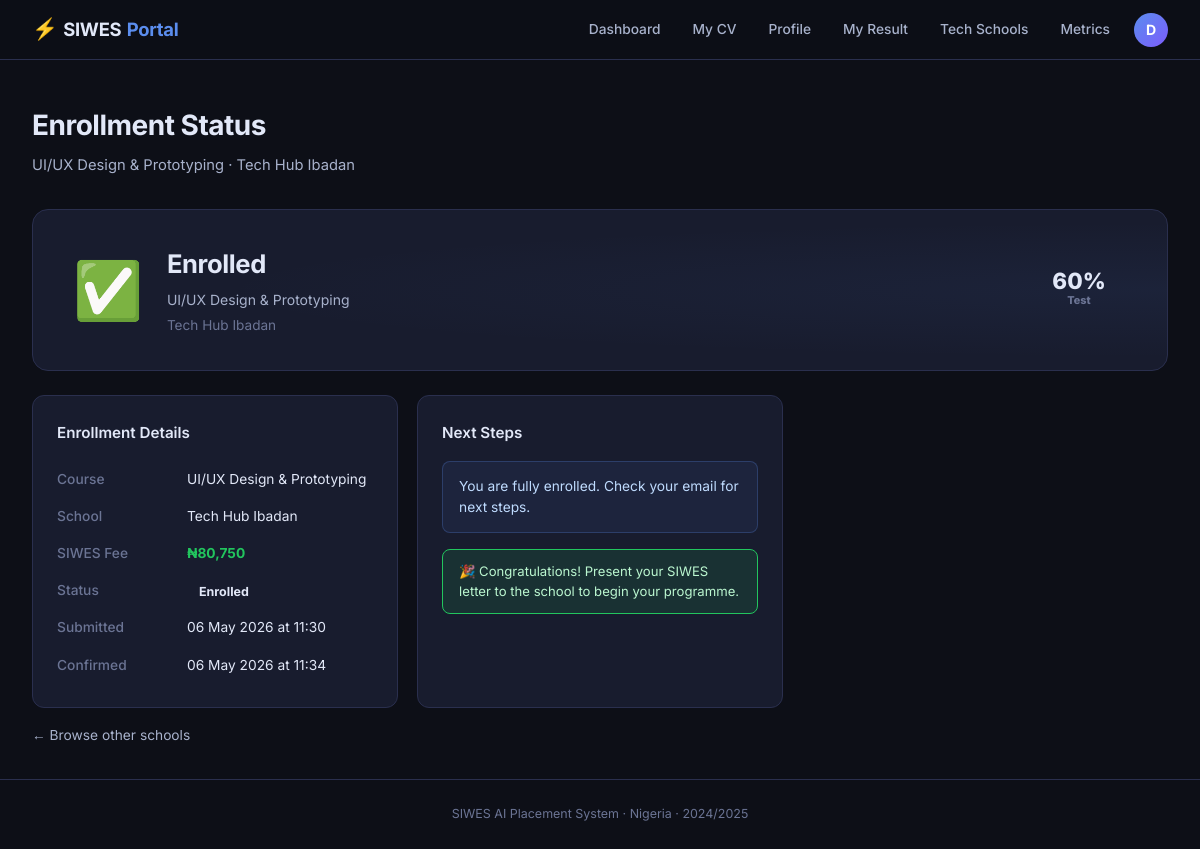
/schools/enrollment/2 (signed in), run on the app's committed database.
### models.py (models this page shows, shortened)
class User(UserMixin, Base):
    __tablename__ = "users"
    id            = Column(Integer, primary_key=True)
    email         = Column(String(120), unique=True, nullable=False)
    password_hash = Column(String(256), nullable=False)
    role          = Column(String(20), nullable=False)
    is_active     = Column(Boolean, default=True)
    created_at    = Column(DateTime, default=datetime.utcnow)
    student = relationship("Student", back_populates="user", uselist=False)
    company = relationship("Company",  back_populates="user",  uselist=False)
    school  = relationship("TechSchool", back_populates="user", uselist=False)

class SchoolCourse(Base):
    __tablename__ = "school_courses"
    id              = Column(Integer, primary_key=True)
    school_id       = Column(Integer, ForeignKey("tech_schools.id"), nullable=False)
    name            = Column(String(150), nullable=False)
    duration_months = Column(Integer, nullable=False)
    price_ngn       = Column(Integer, nullable=False)
    siwes_price_ngn = Column(Integer)
    skills          = Column(Text)
    description     = Column(Text)
    created_at      = Column(DateTime, default=datetime.utcnow)
    school    = relationship("TechSchool", back_populates="courses")
    questions = relationship("PreliminaryQuestion", back_populates="course", cascade="all, delete-orphan")
    attempts  = relationship("TestAttempt", back_populates="course")
    enrollments = relationship("SchoolEnrollment", back_populates="course")

class TechSchool(Base):
    __tablename__ = "tech_schools"
    id                  = Column(Integer, primary_key=True)
    user_id             = Column(Integer, ForeignKey("users.id"), unique=True, nullable=True)
    name                = Column(String(150), unique=True, nullable=False)
    state               = Column(String(50), nullable=False)
    location            = Column(String(150), nullable=False)
    website             = Column(String(200))
    description         = Column(Text)
    siwes_discount_pct  = Column(Integer, default=0)
    siwes_discount_note = Column(Text)
    contact_email       = Column(String(120))
    created_at          = Column(DateTime, default=datetime.utcnow)
    user    = relationship("User", back_populates="school")
    courses = relationship("SchoolCourse", back_populates="school", cascade="all, delete-orphan")
    enrollments = relationship("SchoolEnrollment", back_populates="school")

class SchoolEnrollment(Base):
    __tablename__ = "school_enrollments"
    id           = Column(Integer, primary_key=True)
    student_id   = Column(Integer, ForeignKey("students.id"), nullable=False)
    school_id    = Column(Integer, ForeignKey("tech_schools.id"), nullable=False)
    course_id    = Column(Integer, ForeignKey("school_courses.id"), nullable=False)
    attempt_id   = Column(Integer, ForeignKey("test_attempts.id"), nullable=False)
    test_score   = Column(Float)
    amount_ngn   = Column(Integer)
    status       = Column(String(20), default="pending_payment")
    enrolled_at  = Column(DateTime, default=datetime.utcnow)
    confirmed_at = Column(DateTime)
    student = relationship("Student", back_populates="school_enrollments")
    school  = relationship("TechSchool", back_populates="enrollments")
    course  = relationship("SchoolCourse", back_populates="enrollments")
    test_attempt = relationship("TestAttempt", back_populates="enrollments")

### blueprints/schools.py (the view)
@schools_bp.route("/enrollment/<int:enrollment_id>")
@login_required
def enrollment_status(enrollment_id):
    db = SessionLocal()
    try:
        enrollment = db.query(SchoolEnrollment).filter_by(id=enrollment_id).first()
        if not enrollment:
            flash("Enrollment not found.", "danger")
            return redirect(url_for("schools.listing"))
        if current_user.role == "student":
            student = _get_student(db)
            if not student or enrollment.student_id != student.id:
                abort(403)
        return render_template("schools/enrollment_status.html", enrollment=enrollment)
    finally:
        db.close()

### blueprints/schools.py (called while the page is built)
def _get_student(db):
    return db.query(Student).filter_by(user_id=current_user.id).first()

### templates/schools/enrollment_status.html (shortened to what this page needs)
{% extends "base.html" %}
{% block content %}
<div class="page-header">
  <h1>Enrollment Status</h1>
  <p>{{ enrollment.course.name }} · {{ enrollment.school.name }}</p>
</div>
{% set status_map = {
  "pending_payment": ("⏳", "Pending Payment",  "amber", "Your enrollment has been submitted. Await payment confirmation from the school."),
  "paid":            ("💳", "Payment Received", "accent","Payment confirmed. Your enrollment is being processed."),
  "enrolled":        ("✅", "Enrolled",         "green", "You are fully enrolled. Check your email for next steps."),
  "rejected":        ("❌", "Not Accepted",     "red",   "Your enrollment was not accepted. Please contact the school for details."),
} %}
{% set icon, label, col, note = status_map.get(enrollment.status, ("❓","Unknown","muted","")) %}
<div class="result-hero">
  <div class="result-company">
    <span class="result-icon">{{ icon }}</span>
    <div>
      <h2>{{ label }}</h2>
      <p>{{ enrollment.course.name }}</p>
      <p class="muted" style="font-size:.85rem">{{ enrollment.school.name }}</p>
    </div>
  </div>
  <div class="score-circle {{ col }}">
    <span>{{ enrollment.test_score|int }}%</span>
    <small>Test</small>
  </div>
</div>
<div class="dash-grid">
  <div class="card">
    <h3>Enrollment Details</h3>
    <table class="info-table">
      <tr><td>Course</td><td>{{ enrollment.course.name }}</td></tr>
      <tr><td>School</td><td>{{ enrollment.school.name }}</td></tr>
      <tr><td>SIWES Fee</td>
          <td style="color:var(--green);font-weight:700">₦{{ "{:,}".format(enrollment.amount_ngn or 0) }}</td></tr>
      <tr><td>Status</td>
          <td><span class="score-pill {{ col }}">{{ label }}</span></td></tr>
      <tr><td>Submitted</td>
          <td>{{ enrollment.enrolled_at.strftime("%d %b %Y at %H:%M") }}</td></tr>
      {% if enrollment.confirmed_at %}
      <tr><td>Confirmed</td>
          <td>{{ enrollment.confirmed_at.strftime("%d %b %Y at %H:%M") }}</td></tr>
      {% endif %}
    </table>
  </div>
  <div class="card">
    <h3>Next Steps</h3>
    <div class="info-box">{{ note }}</div>
    {% if enrollment.status == "pending_payment" %}
    <p class="muted mt" style="font-size:.85rem">
      Please check your registered email for payment instructions from
      <strong>{{ enrollment.school.name }}</strong>. Payment contact:
      <strong>{{ enrollment.school.contact_email or "admissions@" + enrollment.school.name.lower().split()[0] + ".ng" }}</strong>
    </p>
    {% elif enrollment.status == "enrolled" %}
    <div class="discount-banner mt">
      🎉 Congratulations! Present your SIWES letter to the school to begin your programme.
    </div>
    {% endif %}
  </div>
</div>
<a href="{{ url_for('schools.listing') }}" class="btn-ghost mt">← Browse other schools</a>
{% endblock %}

### templates/base.html (shortened to what this page needs)
<!DOCTYPE html>
<html lang="en" x-data="{ mobileOpen: false }">
<head>
  <link rel="stylesheet" href="{{ url_for('static', filename='css/style.css') }}"/>
</head>
<body>
<nav class="navbar">
  <a class="brand" href="/">
    <span class="brand-icon">⚡</span>SIWES<span class="brand-accent">Portal</span>
  </a>
  <div class="nav-links desktop-nav">
    {% if current_user.is_authenticated %}
      {% if current_user.role == "student" %}
        <a href="{{ url_for('student.dashboard') }}" class="nav-link">Dashboard</a>
        <a href="{{ url_for('student.upload_cv') }}"  class="nav-link">My CV</a>
        <a href="{{ url_for('student.profile') }}"    class="nav-link">Profile</a>
        <a href="{{ url_for('student.result') }}"     class="nav-link">My Result</a>
        <a href="{{ url_for('schools.listing') }}"    class="nav-link">Tech Schools</a>
        <a href="{{ url_for('placement.evaluation') }}" class="nav-link">Metrics</a>
      {% endif %}
      <div class="nav-user" x-data="{ open: false }" @click.outside="open = false">
        <button class="nav-avatar" @click="open = !open" aria-label="Account menu">
          {{ current_user.email[0].upper() }}
        </button>
      </div>
    {% else %}
      <a href="{{ url_for('auth.login') }}" class="nav-link">Log in</a>
      <a href="{{ url_for('auth.register_student') }}" class="btn-nav">Join as Student</a>
    {% endif %}
  </div>
</nav>
<div class="flash-container" x-data>
</div>
<main class="main">
  {% block content %}{% endblock %}
</main>
<footer class="footer">
  <p>SIWES AI Placement System · Nigeria · 2024/2025</p>
</footer>
</body>
</html>

### static/css/style.css (style rules this page uses)
:root { --bg:#0d0f17;--bg2:#11141f;--surface:#181c2e;--surface2:#1f2438;--surface3:#252a42; --border:#2a2f4e;--border2:#353a5c;--accent:#5b8dee;--accent-dim:rgba(91,141,238,.12); --accent2:#7c5cfc;--green:#22c55e;--green-dim:rgba(34,197,94,.12);--red:#ef4444; --red-dim:rgba(239,68,68,.12);--amber:#f59e0b;--amber-dim:rgba(245,158,11,.12); --text:#e2e8f8;--text2:#a8b2cc;--muted:#6b7494;--radius:12px;--radius-sm:8px; --radius-lg:16px;--shadow:0 8px 32px rgba(0,0,0,.45);--nav-h:60px;--font:'Inter',sans-serif; }
*,*::before,*::after { box-sizing:border-box;margin:0;padding:0 }
html { scroll-behavior:smooth }
body { font-family:var(--font);background:var(--bg);color:var(--text);min-height:100vh; display:flex;flex-direction:column;font-size:14px;line-height:1.65;-webkit-font-smoothing:antialiased }
a { color:inherit;text-decoration:none }
button { font-family:var(--font);cursor:pointer }
.navbar { position:sticky;top:0;z-index:200;height:var(--nav-h);display:flex; align-items:center;justify-content:space-between;padding:0 2rem; background:rgba(13,15,23,.9);backdrop-filter:blur(16px);border-bottom:1px solid var(--border) }
.brand { font-size:1.15rem;font-weight:700;display:flex;align-items:center;gap:.35rem;letter-spacing:-.3px }
.brand-icon { font-size:1.3rem }
.brand-accent { color:var(--accent) }
.desktop-nav { display:flex;align-items:center;gap:1rem }
.nav-link { color:var(--text2);font-size:.86rem;font-weight:500;padding:.35rem .5rem; border-radius:6px;transition:color .18s,background .18s }
.nav-avatar { width:34px;height:34px;border-radius:50%; background:linear-gradient(135deg,var(--accent),var(--accent2)); border:none;color:#fff;font-weight:700;font-size:.88rem;cursor:pointer;transition:opacity .2s }
.nav-user { position:relative }
.flash-container { padding:.6rem 2rem 0;display:flex;flex-direction:column;gap:.4rem }
.main { flex:1;padding:2rem;max-width:1280px;margin:0 auto;width:100% }
.footer { text-align:center;padding:1.5rem;color:var(--muted);font-size:.78rem; border-top:1px solid var(--border);margin-top:auto }
.page-header { margin-bottom:2rem }
.page-header h1 { font-size:1.75rem;font-weight:700;letter-spacing:-.5px }
.page-header p { color:var(--text2);margin-top:.3rem;font-size:.92rem }
.btn-ghost { color:var(--text2);font-size:.86rem;transition:color .18s; display:inline-flex;align-items:center;gap:.3rem }
.card { background:var(--surface);border:1px solid var(--border);border-radius:var(--radius); padding:1.5rem;transition:border-color .2s }
.card h3 { font-size:.95rem;font-weight:600;margin-bottom:1rem;color:var(--text) }
.dash-grid { display:grid;grid-template-columns:repeat(auto-fill,minmax(280px,1fr));gap:1.2rem }
.score-pill { padding:.22rem .75rem;border-radius:20px;font-size:.78rem;font-weight:700;white-space:nowrap }
.result-hero { background:var(--surface);border:1px solid var(--border);border-radius:var(--radius-lg); padding:2rem 2.5rem;display:flex;align-items:center;justify-content:space-between; gap:1.5rem;margin-bottom:1.5rem; background-image:radial-gradient(ellipse at 100% 50%,rgba(91,141,238,.06) 0%,transparent 60%) }
.result-company { display:flex;align-items:center;gap:1.5rem }
.result-icon { font-size:3.5rem }
.result-company h2 { font-size:1.6rem;font-weight:700;letter-spacing:-.4px }
.result-company p { color:var(--text2);margin-top:.2rem }
.score-circle { width:96px;height:96px;border-radius:50%;display:flex;flex-direction:column; align-items:center;justify-content:center;flex-shrink:0;font-weight:800 }
.score-circle span { font-size:1.4rem;line-height:1 }
.score-circle small { font-size:.68rem;color:var(--muted) }
.discount-banner { background:var(--green-dim);border:1px solid var(--green); border-radius:var(--radius-sm);padding:.75rem 1rem;font-size:.82rem;color:#bbf7d0;line-height:1.5 }
.info-box { background:rgba(91,141,238,.08);border:1px solid rgba(91,141,238,.25); border-radius:var(--radius-sm);padding:.9rem 1rem;font-size:.86rem;color:#bfdbfe;line-height:1.5 }
.info-table { width:100%;border-collapse:collapse;font-size:.86rem }
.info-table td { padding:.45rem 0;vertical-align:top }
.info-table td:first-child { color:var(--muted);width:130px;font-weight:500 }
.muted { color:var(--muted)!important }
.mt { margin-top:1rem }

### data on the page
User: email "D"
SchoolCourse: course.name "UI/UX Design & Prototyping"
TechSchool: school.name "Tech Hub Ibadan"
SchoolEnrollment: status "Enrolled", test_score "60", amount_ngn "80,750", enrolled_at "06 May 2026 at 11:30", confirmed_at "06 May 2026 at 11:34"

### other printed values
{{ icon }} "✅"
{{ note }} "You are fully enrolled. Check your email for next steps."
